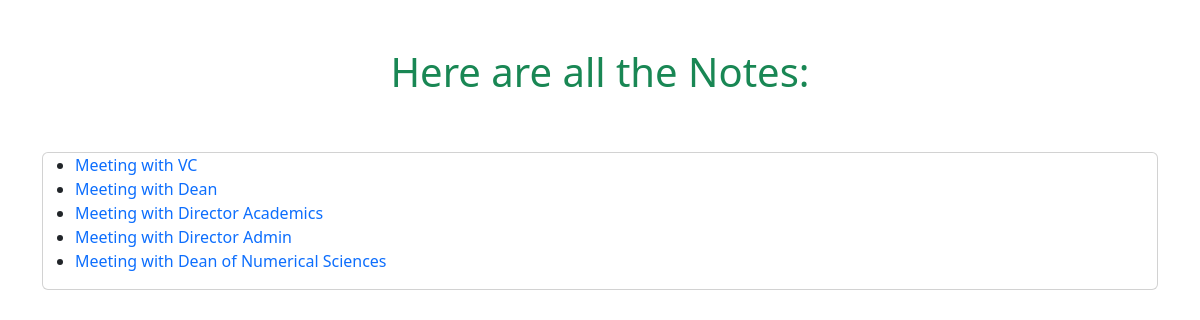
The app's page /notes/ with its own data.
### notes/models.py (models this page shows)
class Note(models.Model):
    title = models.CharField(max_length = 200)
    text = models.TextField()
    created = models.DateTimeField(auto_now_add = True)

### notes/views.py (the view)
# urls.py: path('', views.NotesListView.as_view(), name='notes.list'),
class NotesListView(ListView):
    model = Note
    context_object_name = "notes"
    template_name = "notes/notes_list.html"

### notes/templates/notes/notes_list.html
{% extends "base.html" %} {% block content %}
<div class="d-flex flex-column">
  <h1 class="text-success">Here are all the Notes:</h1><br /><br />
  <div class="text-start card ml-5 d-flex flex-column ">
    <ul>
      {% for note in notes %}
      <li>
        <a class="text-primary text-decoration-none note-li-a" href="{% url 'note_detail' pk=note.pk %}"
          >{{ note.title }}</a
        >
      </li>
      {% empty %}
      <li class="no-note">No Notes Available.</li>
      {% endfor %}
    </ul>
  </div>
</div>
{% endblock %}

### records on screen
Note: title "Meeting with VC"
Note: title "Meeting with Dean"
Note: title "Meeting with Director Academics"
Note: title "Meeting with Director Admin"
Note: title "Meeting with Dean of Numerical Sciences"
